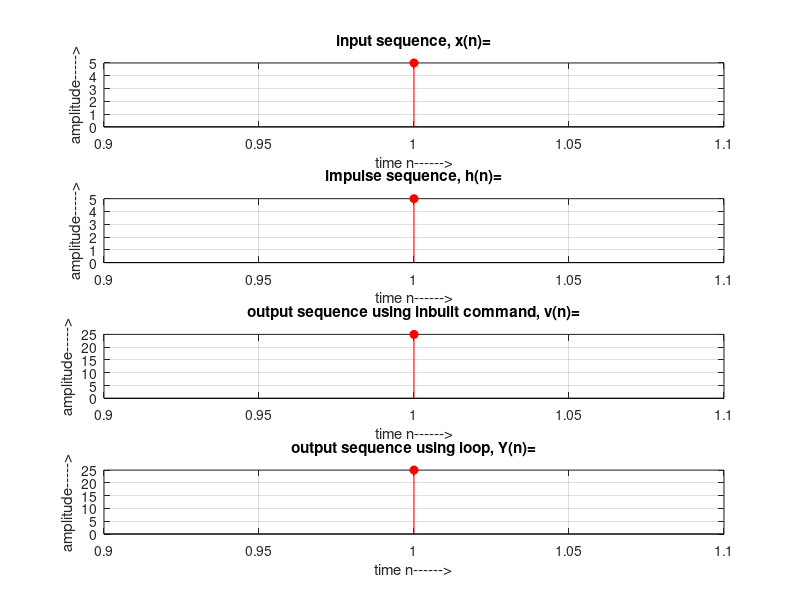

Recreate this plot in MATLAB.
clc
close all
clear all


x=input('enter the sequence, x(n)=')
h=input('enter the sequence, h(n)=')

m=length(x);
n=length(h);
subplot(4,1,1)
stem(1:m,x,'fill','r')
grid on;
title('input sequence, x(n)=')
xlabel('time n------>')
ylabel('amplitude----->')

subplot(4,1,2)
stem(1:n,h,'fill','r')
grid on;
title('impulse sequence, h(n)=')
xlabel('time n------>')
ylabel('amplitude----->')
%------linear convolution using inbuilt command------------------------%
v=conv(x,h)
l=m+n-1;
subplot(4,1,3)
stem(1:l,v,'fill','r')
grid on;
title('output sequence using inbuilt command, v(n)=')
xlabel('time n------>')
ylabel('amplitude----->')
%--------linear convolution using 'for' loop------------------------------%
X=zeros(1,l);
H=zeros(1,l);
X(1:m)=x;
H(1:n)=h;
for i=1:l
    Y(i)=0;
    for j=1:i
        Y(i)=Y(i)+X(j)*H(i-j+1);
    end
end
Y
subplot(4,1,4)
stem(1:l,Y,'fill','r')
grid on;
title('output sequence using loop, Y(n)=')
xlabel('time n------>')
ylabel('amplitude----->')